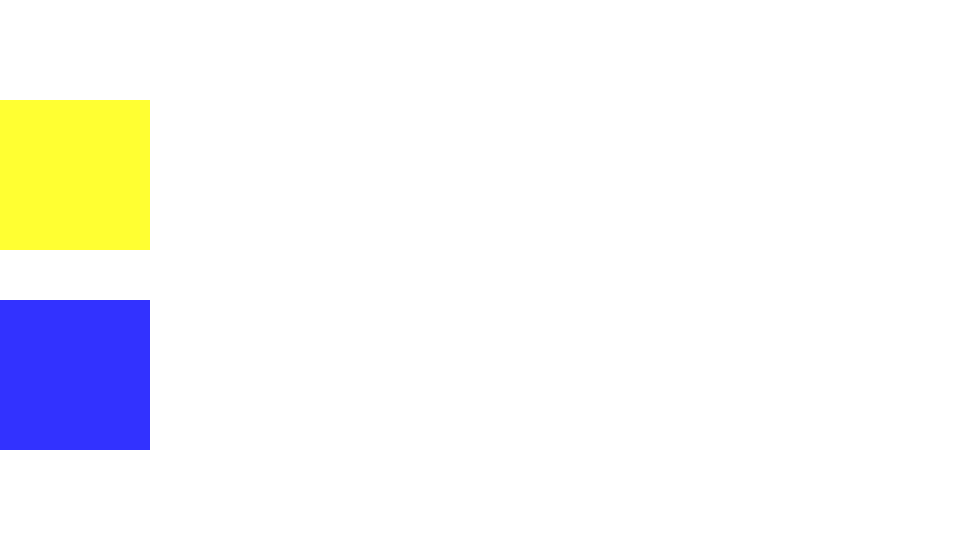
Frame 1 (no input)
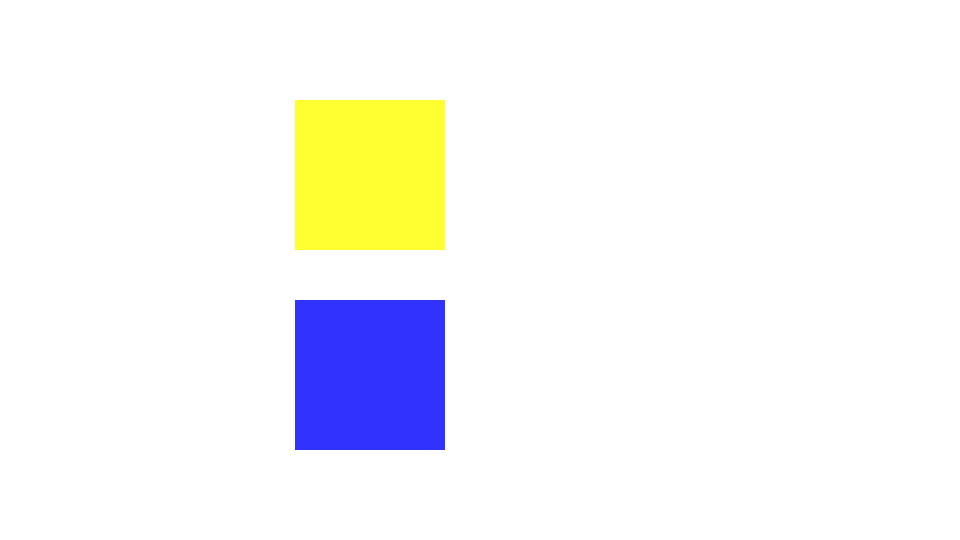
Frame 60 (the mouse pressed at the canvas centre just before this capture)
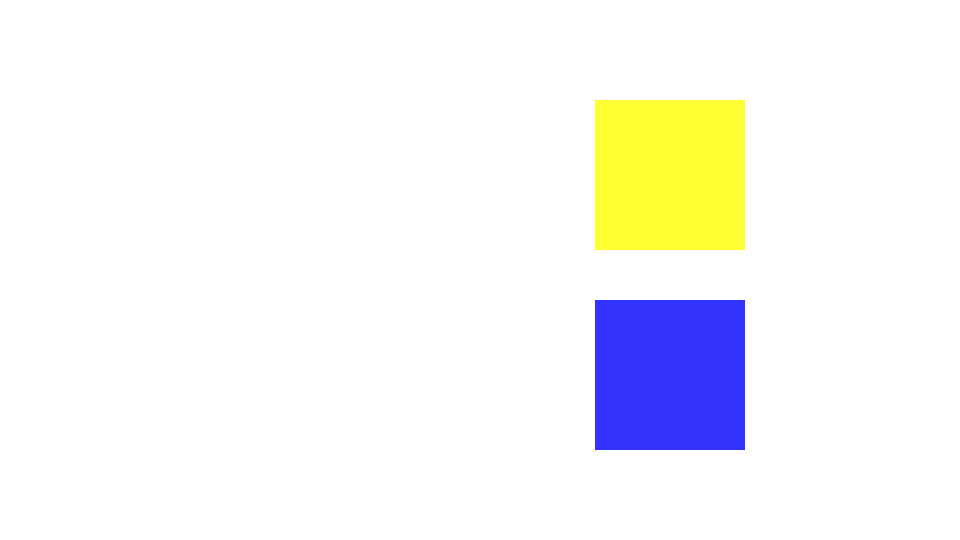
Frame 120 (the mouse held since frame 60 and released just before this capture)

The Processing sketch that drew these frames (run headless with seeded random() and noise(); from frame 60 on, the mouse is pressed at the canvas centre):

// Processing sketch: sketch_020_variable_if_animation
// ── sketch_020_variable_if_animation.pde
// 変数

boolean isPlus = true;
int x = 0;
int loopX = 0;
int step = 5;
int rectSize = 150;

// setup関数 : 初回1度だけ実行される
void setup() {
  size(960, 540); // ウィンドウサイズを960px,540pxに
  colorMode(HSB, 360, 100, 100); //カラーモードをHSBに
  noStroke();
}

// draw関数 : setup関数実行後繰り返し実行される
void draw() {
  //H:0,S:0,B:100（彩度が0で明るさが100なので、色相に関係なく白）
  background(0, 0, 100); 

  // 塗りつぶしの色を指定  
  fill(60, 80, 100); // 黄色
  rect(x, 100, rectSize, rectSize); //矩形を描画

  // 塗りつぶしの色を指定  
  fill(240, 80, 100); // 青色
  rect(loopX, 300, rectSize, rectSize); //矩形を描画

  if(x < 0 || x+150 > width){
    isPlus = !isPlus;
  }

  // もしisPlusが正しいとき
  if(isPlus == true){
  // 加算の書き方
  x = x + step; // xの値を変数stepずつ増やす
  }else{
  x = x - step;
  }
  // 数値を繰り返す手法：剰余を使う
  loopX = loopX + step; // loopXの値を変数stepずつ増やす
  // loopXが画面幅より出たとき0に戻す
  //（widthで割った余りが代入される）
  if(loopX > width){
    loopX = 0-rectSize;
  }
}
